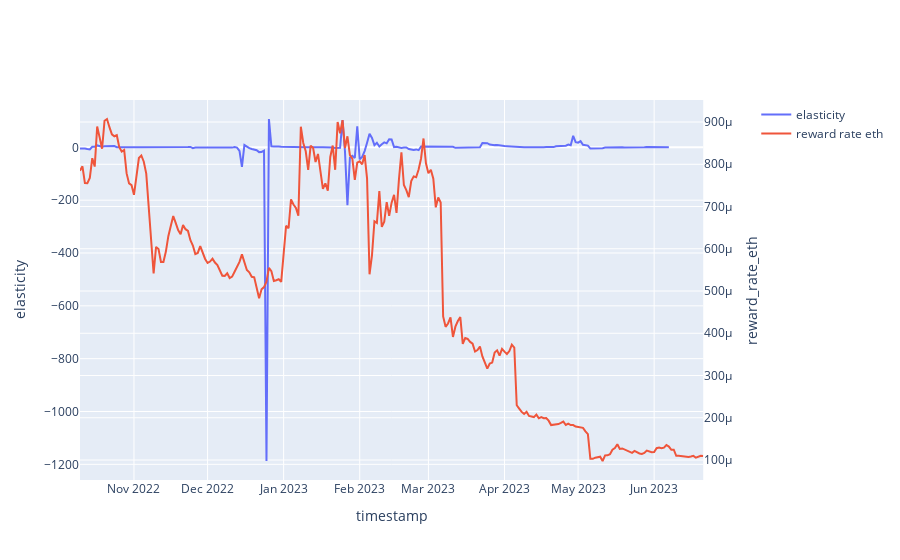

Write notebook code for a chart like this one.
### Markdown cell above
Graph of reward rate eth and elasticity

### Code cell
# scaled appropriately 
fig = make_subplots(specs=[[{'secondary_y': True}]])
fig.add_trace(
go.Scatter(x=merged_df_2.index, y=merged_df_2['elasticity'], name='elasticity'),
    secondary_y=False,
)

fig.add_trace(
go.Scatter(x=merged_df_2.index, y=merged_df_2['reward_rate_eth'], name='reward rate eth'),
    secondary_y=True,
)

fig.update_xaxes(title_text='timestamp')
fig.update_yaxes(title_text='elasticity', secondary_y=False)
fig.update_yaxes(title_text='reward_rate_eth', secondary_y=True)

### Figure 1 — Plotly figure (JSON) as saved in the notebook; plotly's stock layout.template omitted (floating-point values rounded to 4 significant figures; data arrays with more than 128 entries replaced by an {"elided": "..."} marker saying what was removed)
{"data": [{"name": "elasticity", "type": "scatter", "x": {"elided": "255 str values"}, "xaxis": "x", "y": {"elided": "255 float values"}, "yaxis": "y"}, {"name": "reward rate eth", "type": "scatter", "x": {"elided": "255 str values"}, "xaxis": "x", "y": {"elided": "255 float values"}, "yaxis": "y2"}], "layout": {"xaxis": {"anchor": "y", "domain": [0, 0.94], "title": {"text": "timestamp"}}, "yaxis": {"anchor": "x", "domain": [0, 1], "title": {"text": "elasticity"}}, "yaxis2": {"anchor": "x", "overlaying": "y", "side": "right", "title": {"text": "reward_rate_eth"}}}}
